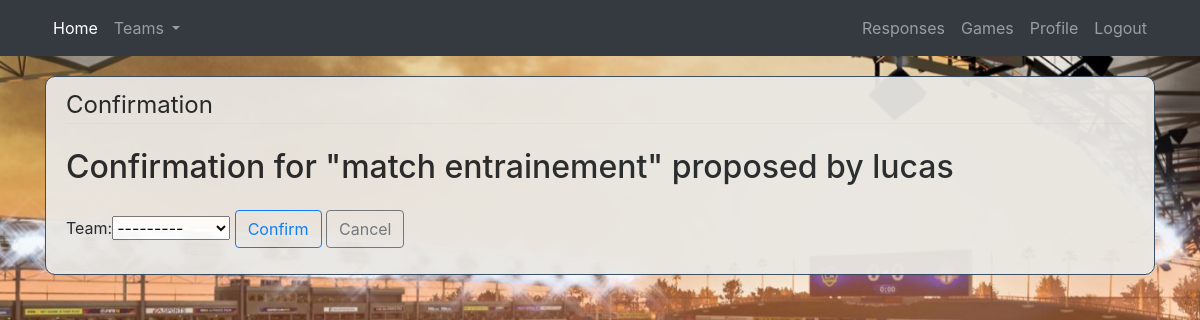
The page /propositions/proposition/6/confirm/ (signed in) on the database as committed earlier.
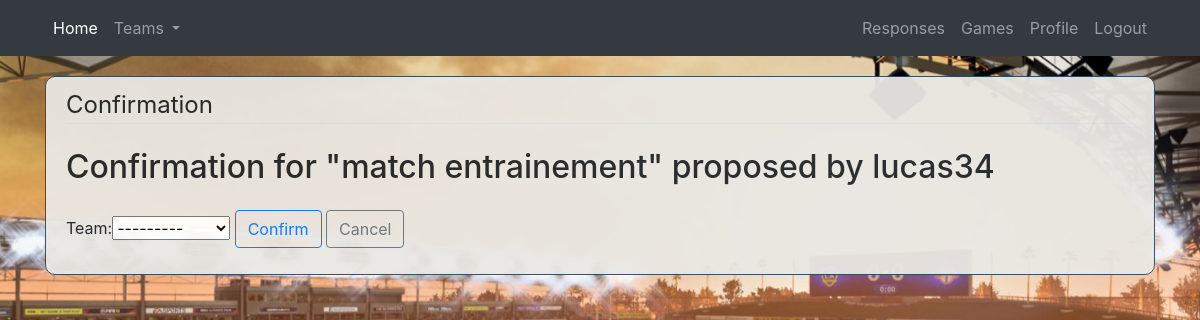
The same page on the database as committed later.
### proposition/models.py (models this page shows, shortened)
class Proposition(models.Model):
	title = models.CharField(verbose_name="Title", max_length=300)
	date_posted = models.DateTimeField(default=timezone.now)
	date_match = models.DateField(verbose_name="Date")
	hour = models.TimeField(verbose_name="Hour")
	address_match = models.CharField(verbose_name="Address stadium", max_length=300)
	name_stadium = models.CharField(verbose_name="Name stadium", max_length=50)
	author = models.ForeignKey(Account, null = True, on_delete=models.CASCADE)

### account/models.py (models this page shows, shortened)
class Account(AbstractBaseUser):
	username = models.CharField(max_length=30, unique=True)
	first_name = models.CharField(max_length=30, unique=False)
	last_name = models.CharField(max_length=30, unique=False)
	email = models.EmailField(verbose_name="email", max_length=60, unique=True)
	is_captain = models.BooleanField(default=False)
	city = models.CharField(max_length=30)
	numTel = models.CharField(verbose_name="phone", max_length=10, unique=True)
	image = models.ImageField(default='default.jpg', upload_to='profile_pics')
	date_joined = models.DateTimeField(verbose_name='date joined', auto_now_add=True)
	last_login = models.DateTimeField(verbose_name='last login', auto_now=True)
	is_admin = models.BooleanField(default=False)
	is_active = models.BooleanField(default=True)
	is_staff = models.BooleanField(default=False)
	is_superuser = models.BooleanField(default=False)
	USERNAME_FIELD = 'email'
	REQUIRED_FIELDS = ['username','first_name','last_name','is_captain', 'city', 'numTel']
	objects = MyAccountManager()
	def __str__(self):
		return self.username

### proposition/views.py (the view)
# urls.py: path('proposition/<int:pk>/confirm/', Reservation, name='confirmation' ),
@login_required
@user_passes_test(is_captain_check, login_url='home')
def Reservation(request, pk):
	proposition = Proposition.objects.get(id=pk)
	player = Account.objects.get(id=request.user.id)
	context={'proposition' : proposition, 'player' : player }
	if request.method=='POST':
		form = ConfirmationMatchForm(request.user, request.POST)
		if form.is_valid():
			instance = form.save()
			instance.game = proposition
			instance.save()
			reserve = Reserve(proposition=proposition, player=player)
			reserve.save()
			messages.success(request, f'Proposition accepted !')
			return redirect('home')
	else :
		form = ConfirmationMatchForm(request.user)
	context = {'proposition' : proposition, 'player' : player, 'form' : form}
	return render(request, 'proposition/reserve_confirm.html', context)

### proposition/forms.py
class ConfirmationMatchForm(forms.ModelForm):
	class Meta:
		model = Play
		fields = ['team']
	def __init__(self, user,*args, **kwargs):
		super(ConfirmationMatchForm, self).__init__(*args, **kwargs)
		self.fields['team'].queryset = Team.objects.filter(creator=user)

### proposition/views.py (called while the page is built)
def is_captain_check(user):
	return user.is_captain

### team/models.py (called while the page is built)
	def __str__(self):
		return self.name_team

### proposition/templates/proposition/reserve_confirm.html (shortened to what this page needs)
{% extends "project/base.html" %}
{% block content %}
<div class="content-section">
	<form method="POST">
		<fieldset class="form-group">
			<legend class="border-bottom mb-4">Confirmation</legend>
			<h2>Confirmation for "{{ proposition.title }}" proposed by {{ proposition.author }}</h2>
		</fieldset>
		<div class="form-group">
			<form method="POST">
				{{ form }}
			</form>
			<button class="btn btn-outline-primary" type="submit">Confirm</button>
			<a class="btn btn-outline-secondary" href="{% url 'proposition_detail' proposition.id %}">Cancel</a>
		</div>
	</form>
</div>
{% endblock content %}

Rows that differ between the two databases and show on the page:
changed through a linked row, Proposition "match entrainement": author "lucas" → "lucas34"
